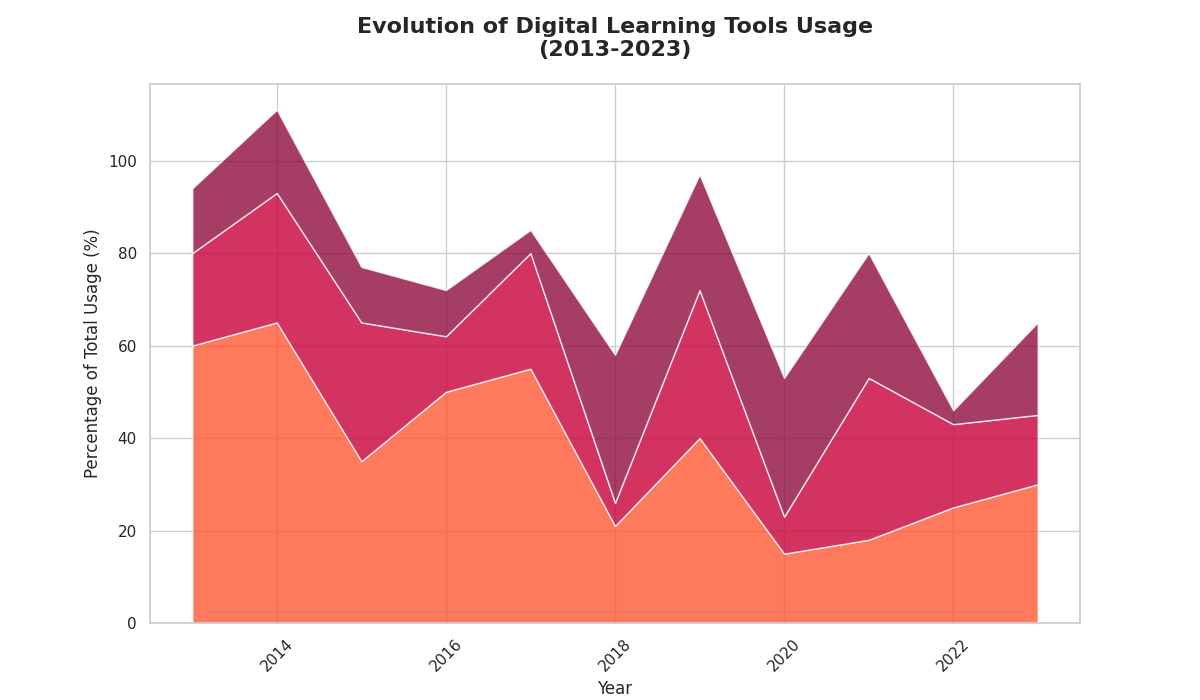

Generate this figure with Python:
import matplotlib.pyplot as plt
import numpy as np

years = np.arange(2013, 2024)

# Preset values without explicitly using permutation to achieve variety
video_lectures = [60, 65, 35, 50, 55, 21, 40, 15, 18, 25, 30]
interactive_quizzes = [20, 28, 30, 12, 25, 5, 32, 8, 35, 18, 15]
discussion_forums = [14, 18, 12, 10, 5, 32, 25, 30, 27, 3, 20]

usage_stack = np.row_stack((video_lectures, interactive_quizzes, discussion_forums))

fig, ax = plt.subplots(figsize=(12, 7))
ax.stackplot(years, usage_stack, colors=['#FF5733', '#C70039', '#900C3F'], alpha=0.8)

ax.set_title('Evolution of Digital Learning Tools Usage\n(2013-2023)', fontsize=16, fontweight='bold', pad=20)
ax.set_xlabel('Year', fontsize=12)
ax.set_ylabel('Percentage of Total Usage (%)', fontsize=12)

plt.xticks(rotation=45)
plt.show()
